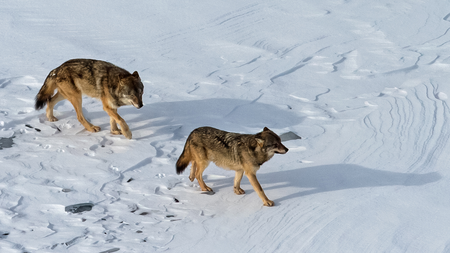
#> input picture data/wolves.png, 450 x 253 px
$ jupyter execute --allow-errors object_detection.ipynb   (shell and % lines are left out)
#> lines starting #> are read from the running program, lines starting #| are printed output that depends on the picture; after the words box and inside, x2 and y2 are one past the last pixel; in counts of white or black regions, pixels touching at a corner belong together
#> further down, img is the input picture: shape (253, 450, 3); mean B, G, R 194.1, 185.1, 177.2
#|  Shape of this image is (253, 450, 3)
#|  Type of this image is uint8
# Wolves Detection and Feature Engineer for Image

[cell 1]
# Basic libs
import numpy as np
import pandas as pd

# Open CV
import cv2

# Visualization
from matplotlib import colors
from matplotlib import pyplot as plt

[cell 2]
def show(image):
    """show image in fixed size"""
    plt.figure(figsize=(9, 9))

    # Show image, with nearest neighbour interpolation
    plt.imshow(image, interpolation='nearest')

def show_hsv(img):
    """show image in HSV color"""
    hsv = cv2.cvtColor(img, cv2.COLOR_BGR2HSV)
    show(hsv)

def show_rgb(img):
    """show image in RGB color"""
    rgb = cv2.cvtColor(img, cv2.COLOR_BGR2RGB)
    show(rgb)

def show_color_layers(img):
    """ """
    # Show Red/Green/Blue
    images = []
    for i in [0, 1, 2]:
        colour = img.copy()
        if i != 0: colour[:,:,0] = 0
        if i != 1: colour[:,:,1] = 0
        if i != 2: colour[:,:,2] = 0
        images.append(colour)
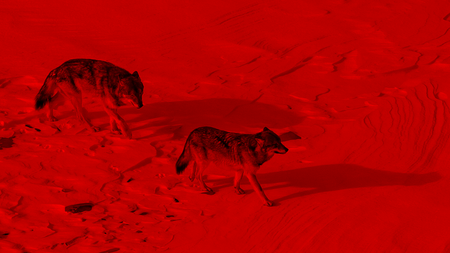
#> colour: shape (253, 450, 3); mean B, G, R 0, 0, 177.2
#> after the loop, images = 3 items

    show(np.vstack(images))

def show_mask(mask):
    """create a mask from the image"""
    plt.figure(figsize=(9, 9))
    plt.imshow(mask, cmap='gray')

def overlay_mask(mask, image):
    """Overlay mask on top of the image"""
    rgb_mask = cv2.cvtColor(mask, cv2.COLOR_GRAY2RGB)
    img = cv2.addWeighted(rgb_mask, 0.5, image, 0.5, 0)
    show(img)

[cell 3]
img = cv2.imread('../data/wolves.png')
print("\n Shape of this image is {}".format(img.shape))
print("\n Type of this image is {}".format(img.dtype))
show_rgb(img)

### We can also display the image in several different color model:
- Show Red layer
- Show Green layer
- Show Blue layer
- Show picture in gray scale
- Show picture in Hue - Saturation - Value scale

[cell 4]
# Show Red/Green/Blue
show_color_layers(img)
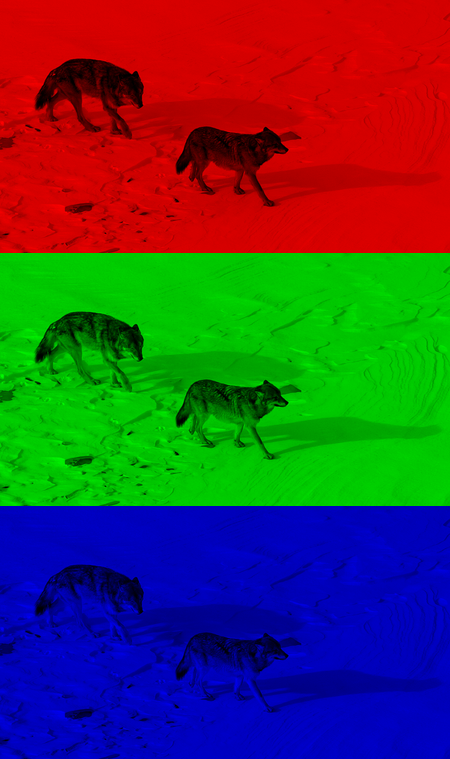
#> shown: shape (759, 450, 3); mean R, G, B 64.7, 61.7, 59.1

[cell 5]
# Gray scale
show(img)

# HSV scale
show_hsv(img)
#> in show_hsv, `hsv = cv2.cvtColor(img, cv2.COLOR_BGR2HSV)`: hsv: shape (253, 450, 3); mean H, S, V 98.7, 36.4, 198.3

It can be seen that using HSV making the wolves stand out more than other color model. Let's explore a little more about HSV:

Now I will plot the histogram of each element in HSV

[cell 6]
# convert to hsv
hsv_img = cv2.cvtColor(img, cv2.COLOR_RGB2HSV)
#> hsv_img: shape (253, 450, 3); mean H, S, V 22.3, 36.4, 198.3

# extract hue, saturation and value
hue, sat, val = hsv_img[:,:,0], hsv_img[:,:,1], hsv_img[:,:,2]
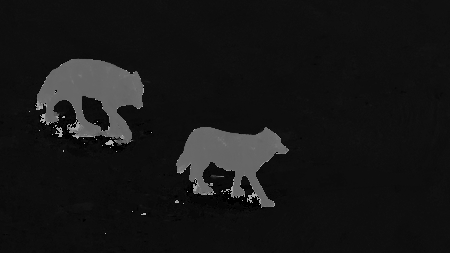
#> hue: shape (253, 450); min 0, max 178, mean 22.3
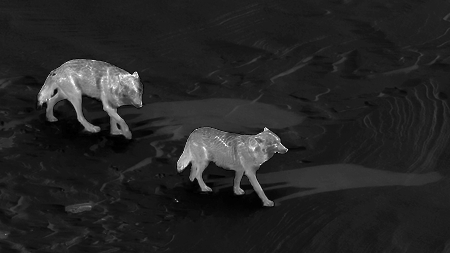
#> sat: shape (253, 450); min 0, max 255, mean 36.4
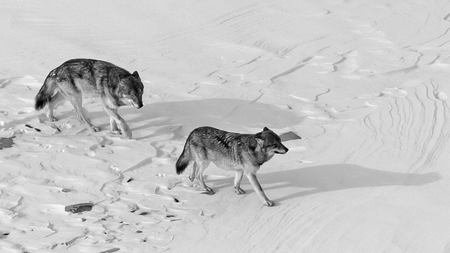
#> val: shape (253, 450); min 0, max 255, mean 198.3

# plotting
plt.figure(figsize=(15,9))
# 3 rows, 1 column, plot in 1st cell of the column
plt.subplot(311)
plt.subplots_adjust(hspace=.5)
plt.title("Hue")
plt.hist(np.ndarray.flatten(hue), bins=180)

# 3 rows, 1 column, plot in 2nd cell of the column
plt.subplot(312)
plt.title("Saturation")
plt.hist(np.ndarray.flatten(sat), bins=128)

# 3 rows, 1 column, plot in 3rd cell of the column
plt.subplot(313)
plt.title("Luminosity Value")
plt.hist(np.ndarray.flatten(val), bins=128)
plt.show()
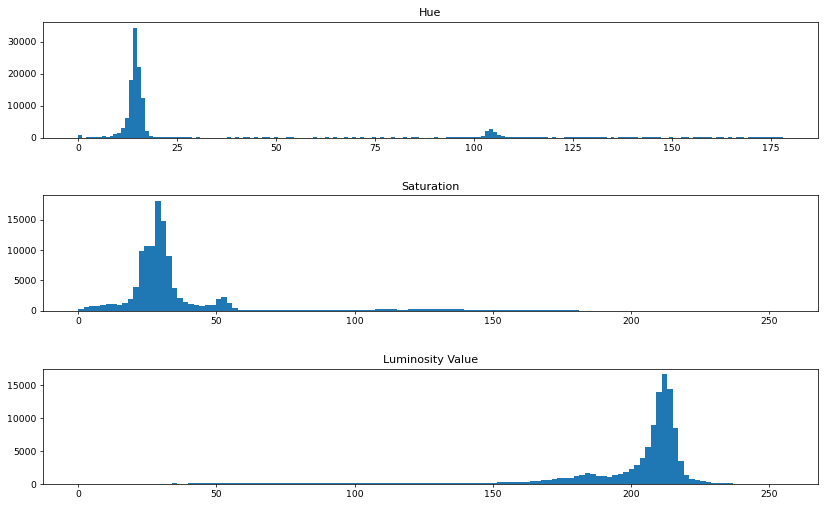
#> figure drawn by matplotlib, 3 panels; panel 1: tallest bar 34464 high, from x = 13.84 to 14.83; panel 2: tallest bar 18125 high, from x = 27.89 to 29.88; panel 3: tallest bar 16719 high, from x = 211.2 to 213.2

For a closer look at color distribution in hue histogram, we can see in the plot below the dominance of color blue while yellow and red are pretty insignificant.

[cell 7]
cm = plt.cm.get_cmap('RdYlBu_r')
plt.figure(figsize=(15,9))

# Get the histogramp
Y,X = np.histogram(np.ndarray.flatten(hue), bins=180)
#> Y = 180 values, max 34464 at index 14, min 0 at index 1, mean 632.5; X = 181 values from 0 to 178

# Set the color
x_span = X.max()-X.min()
#> x_span = 178
C = [cm(((x-X.min())/x_span)) for x in X]
#> C = 181 items, first 6: (0.192, 0.212, 0.584, 1), (0.195, 0.221, 0.589, 1), (0.198, 0.231, 0.594, 1), (0.204, 0.251, 0.603, 1), (0.208, 0.26, 0.608, 1), (0.214, 0.28, 0.618, 1)

# Plot
plt.bar(X[:-1],Y,color=C,width=X[1]-X[0])
plt.title("Color distribution in hue histogram")
plt.xlabel("Color range")
plt.show()
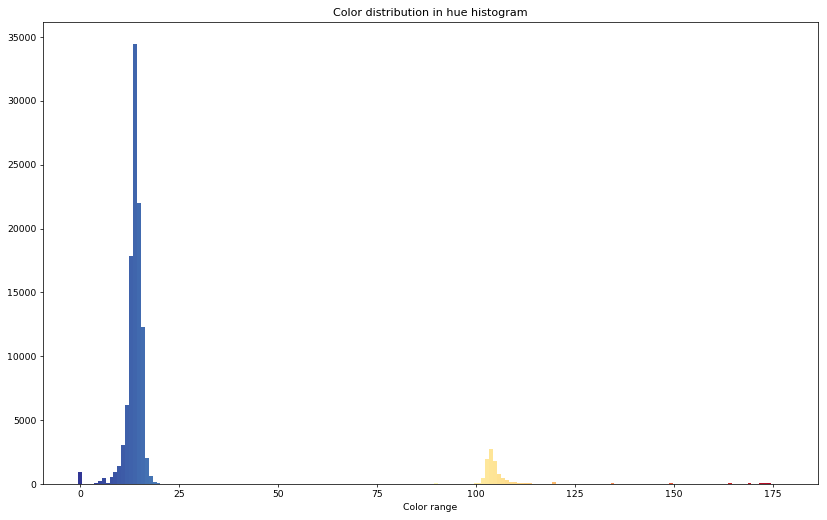
#> figure drawn by matplotlib, 1 panel; tallest bar 34464 high, from x = 13.35 to 14.34

### Other methods:
- Crop image
- Blur image

#> (a cell that did not finish here is left out)

[cell 9]
# Blur image
image_blur = cv2.GaussianBlur(img, (9, 9), 0)
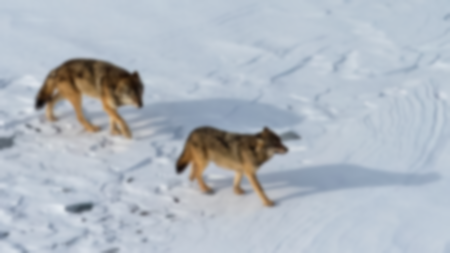
#> image_blur: shape (253, 450, 3); mean B, G, R 194.1, 185.1, 177.2
show_rgb(image_blur)

## Getting the wolves

[cell 10]
image_hsv = cv2.cvtColor(img, cv2.COLOR_RGB2HSV)

# Using the histogram above for HSV range
min_blue = np.array([0, 0, 100])
max_blue = np.array([25, 60, 250])

# cv.inRange(frame_HSV, (low_H, low_S, low_V), (high_H, high_S, high_V))
image_blue = cv2.inRange(image_hsv, min_blue, max_blue)
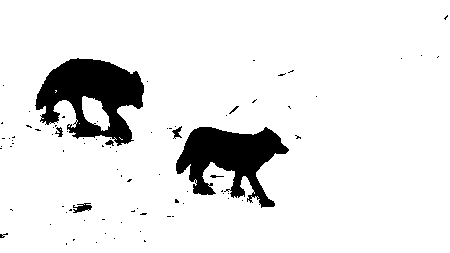
#> image_blue: shape (253, 450); 90.6% white; 85 black regions (76 under 20 px), largest, box (x1, y1, x2, y2) and area: (35, 58, 144, 146) 5413, (176, 127, 289, 208) 4716, (73, 203, 92, 213) 111

# This function is defined above
show_mask(image_blue)

Ughhh, maybe it need to be blur before masking

[cell 11]
image_blur_hsv = cv2.cvtColor(image_blur, cv2.COLOR_RGB2HSV)
#> image_blur_hsv: shape (253, 450, 3); mean H, S, V 22.6, 35, 198.1

# 0-10 hue
min_blue = np.array([0, 0, 100])
max_blue = np.array([25, 60, 250])
# cv.inRange(frame_HSV, (low_H, low_S, low_V), (high_H, high_S, high_V))
image_blue = cv2.inRange(image_blur_hsv, min_blue, max_blue)
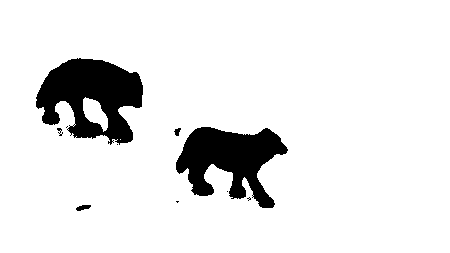
#> image_blue: shape (253, 450); 90.5% white; 10 black regions (5 under 20 px), largest, box (x1, y1, x2, y2) and area: (36, 58, 143, 145) 5664, (176, 127, 288, 208) 4985, (76, 205, 91, 211) 59, (174, 128, 181, 136) 35, (57, 128, 63, 136) 23

show_mask(image_blue)
